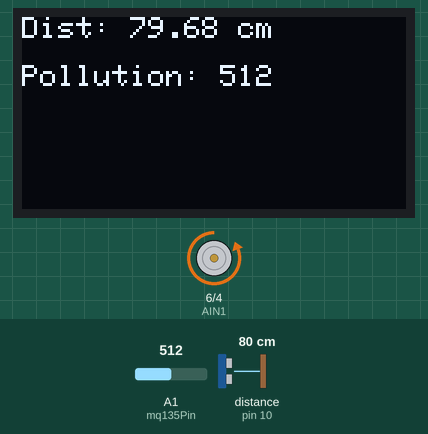
Recording of a sketch running on a simulated Arduino Uno, built with avr-gcc and run on an emulated ATmega328P. Shown: 128×64 one-colour display, motor-driver pin pairs drawn as motors (green arrow = first pin HIGH = forward, orange = second pin HIGH = backward, longer = more drive, scaled by the enable pin). Wiring (inferred from the names in the program): ultrasonic range finder: trigger pin 7; echo pin 10. The inputs (shaded band) are chosen by the test bench; at power-on: A1 (mq135Pin) = 512, distance to the obstacle (sensor on pin 10) 80 cm. The echo pulse lasts 58.3 µs per cm; what the sketch prints to the serial monitor is not drawn.

Above: at 2.7 s.
2.8 s: A1 (mq135Pin) set to 228
At 4.0 s:
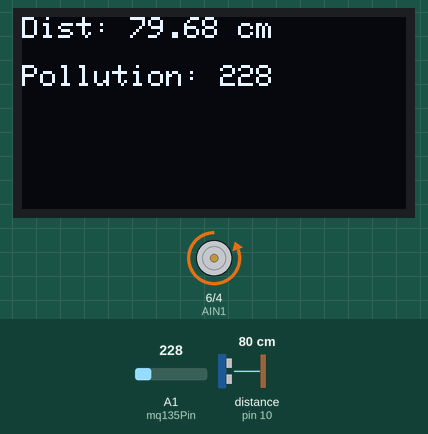
4.4 s: A1 (mq135Pin) set to 205
At 5.7 s:
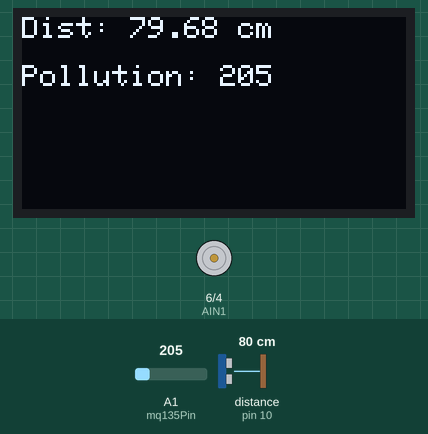
6.1 s: distance to the obstacle (sensor on pin 10) set to 12 cm
At 6.7 s:
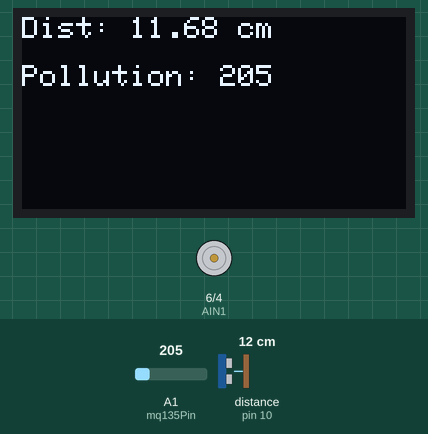
7.8 s: distance to the obstacle (sensor on pin 10) set to 9 cm
At 8.5 s:
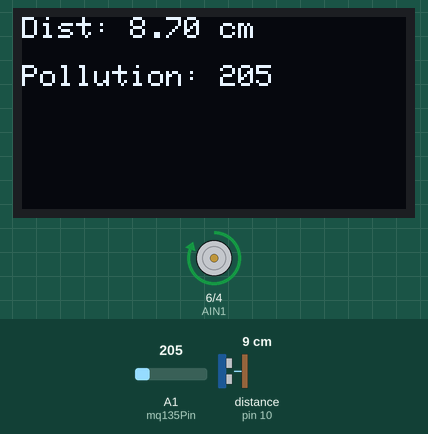
9.4 s: distance to the obstacle (sensor on pin 10) set to 35 cm
At 9.69 s:
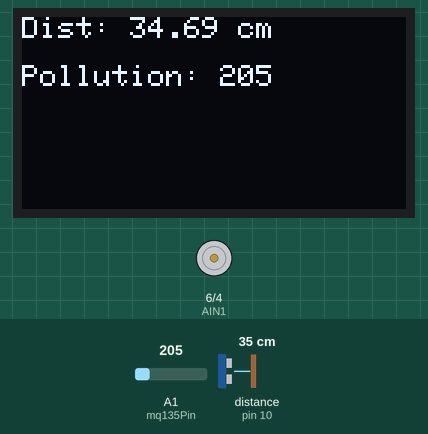
11.5 s: A1 (mq135Pin) set to 225
At 11.76 s:
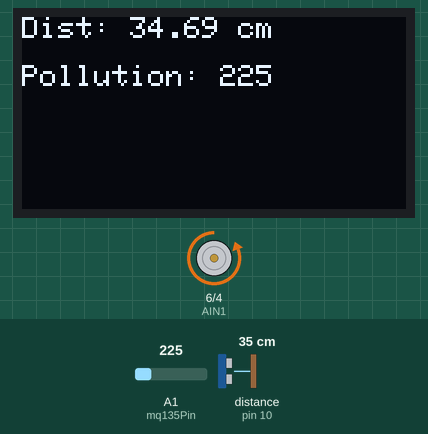
Timing chart, 0 to 14.2 s (numbered marks = the images above; inputs shaded):
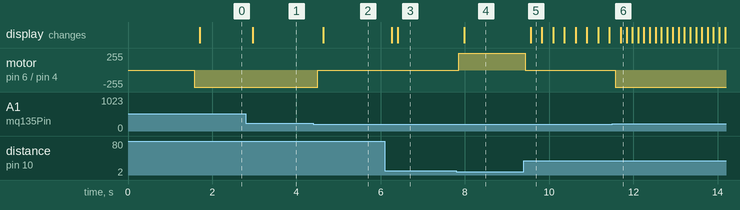

The sketch:

MFL15_Smart_Fan.ino
```cpp
#include <Wire.h>
#include <Adafruit_GFX.h>
#include <Adafruit_SSD1306.h>

// Motor driver pins
const int AIN1 = 6;
const int AIN2 = 4;
const int PWMA = 5;

// Ultrasonic pins
const int trigPin = 7;
const int echoPin = 10;

// MQ135 sensor pin
const int mq135Pin = A1;

#define SCREEN_WIDTH 128
#define SCREEN_HEIGHT 64
Adafruit_SSD1306 display(SCREEN_WIDTH, SCREEN_HEIGHT, &Wire, -1);

void setup() {
  pinMode(AIN1, OUTPUT);
  pinMode(AIN2, OUTPUT);
  pinMode(PWMA, OUTPUT);

  pinMode(trigPin, OUTPUT);
  pinMode(echoPin, INPUT);


  Serial.begin(9600);
    // Initialize OLED
  if (!display.begin(SSD1306_SWITCHCAPVCC, 0x3C)) {
    Serial.println(F("SSD1306 allocation failed"));
    for (;;);
  }
  display.clearDisplay();
  display.setTextSize(1);
  display.setTextColor(SSD1306_WHITE);
  display.setCursor(0, 0);
  display.println("DC Motor + Ultrasonic");
  display.println("System Starting...");
  display.display();
  delay(1500);
}

void loop() {
  float distance = getDistance();
  int mq135Value = analogRead(mq135Pin);

  // Print both distance and MQ135 values
  Serial.print("Distance: ");
  Serial.print(distance);
  Serial.print(" cm | ");
  Serial.print("MQ135: ");
  Serial.print(mq135Value);

  // Priority to pollution levels
  if (mq135Value > 215) {
    ccw();  // Counter-clockwise for high pollution
    Serial.println(" | Status: HIGH POLLUTION - Motor CCW");
  } else if (distance < 10) {
    cw();   // Clockwise for obstacle
    Serial.println(" | Status: OBSTACLE - Motor CW");
  } else {
    stopMotor();  // Stop if no pollution and no obstacle
    Serial.println(" | Status: STOPPED");
  }

  delay(100);

  display.clearDisplay();
  display.setTextSize(1);
  display.setCursor(0, 0);
  display.print("Dist: ");
  display.print(distance);
  display.println(" cm");

  display.setCursor(0, 16);
  display.print("Pollution: ");
  display.println(mq135Value);
  display.display();
}

float getDistance() {
  // Send trigger pulse
  digitalWrite(trigPin, LOW);
  delayMicroseconds(2);
  digitalWrite(trigPin, HIGH);
  delayMicroseconds(10);
  digitalWrite(trigPin, LOW);

  // Read echo time
  long duration = pulseIn(echoPin, HIGH);

  // Convert to cm
  float distance = duration * 0.0343 / 2.0;
  return distance;
}

// TB6612 functions
void cw() {
  digitalWrite(AIN1, HIGH);
  digitalWrite(AIN2, LOW);
  analogWrite(PWMA, 255);  // Full speed
}

void ccw() {
  digitalWrite(AIN1, LOW);
  digitalWrite(AIN2, HIGH);
  analogWrite(PWMA, 255);  // Full speed
}

void stopMotor() {
  analogWrite(PWMA, 0);
}
```

Measured:
- the behaviour switches between 216 and 215 on A1 (mq135Pin) (found by bisection; images 1 and 2)
- the behaviour switches between 11 and 10 cm on distance to the obstacle (sensor on pin 10) (found by bisection; images 3 and 4)
- after the input at 2.8 s, the display: changes after 0.16 s (image 1)
- after the input at 4.4 s, motor on pin 6 (AIN1) / pin 4 (AIN2): backward 255/255 → stopped after 0.11 s; the display: changes after 0.24 s (image 2)
- after the input at 6.1 s, the display: first changes after 0.17 s (image 3 shows a later state)
- after the input at 7.8 s, motor on pin 6 (AIN1) / pin 4 (AIN2): stopped → forward 255/255 after 0.05 s; the display: changes after 0.18 s (image 4)
- after the input at 9.4 s, motor on pin 6 (AIN1) / pin 4 (AIN2): forward 255/255 → stopped at once; the display: changes after 0.16 s (image 5)
- after the input at 11.5 s, motor on pin 6 (AIN1) / pin 4 (AIN2): stopped → backward 255/255 after 0.07 s; the display: changes after 0.20 s (image 6)
